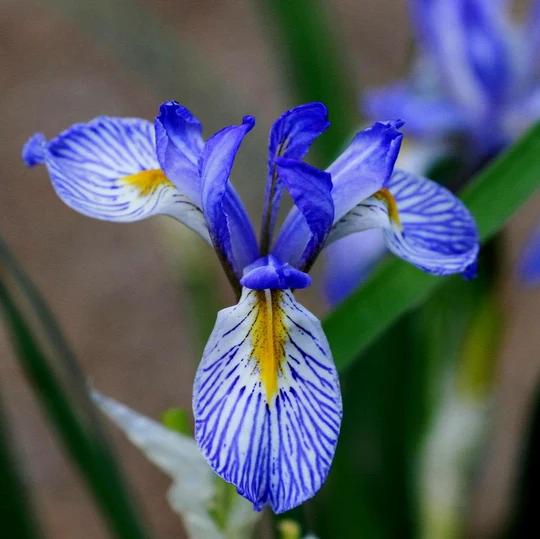
#> input picture TA 9/google colab/flower.jpg, 540 x 539 px
$ jupyter execute TA9_Panda.ipynb
#> lines starting #> are read from the running program, lines starting #| are printed output that depends on the picture
[cell 1]
from skimage import io
photo = io.imread('flower.jpg')
#> photo is the input picture: shape (539, 540, 3); mean R, G, B 82.6, 90, 103.3
print(type(photo))
#| <class 'numpy.ndarray'>
import matplotlib.pyplot as plt
plt.imshow(photo)

[cell 2]
from sklearn.datasets import load_iris
import pandas as pd

# Load the Iris dataset
iris = load_iris()

# Convert the dataset into a pandas DataFrame
data = pd.DataFrame(data=iris.data, columns=iris.feature_names)
data['target'] = iris.target  # Add target column

# Save the DataFrame to a CSV file
data.to_csv('iris.csv', index=False)

**Data Cleaning and Preprocessing:**

[cell 3]
# Load data from the CSV file
data = pd.read_csv('iris.csv')

# Remove duplicates
data = data.drop_duplicates()

# Fill missing values with the mean of the column
data.fillna(data.mean(), inplace=True)

# Remove rows with missing values
data = data.dropna()

# Convert string column to datetime (not applicable to Iris dataset)
# Example: data['date_column'] = pd.to_datetime(data['date_column'])

[cell 4]
print(data.columns)

**Data Selection and Filtering:**

[cell 5]
# Select rows where a condition is met
filtered_data = data[data['sepal length (cm)'] > 5.0]
print(filtered_data)
# Select rows based on multiple conditions
filtered_data = data[(data['sepal length (cm)'] > 5.0) & (data['sepal width (cm)'] == 3.0)]
print(len(filtered_data))
# Select specific columns
selected_columns = data[['sepal length (cm)', 'sepal width (cm)']]

[cell 6]
# Accessing rows and columns using loc

# Select rows based on index
row_index_5 = data.loc[5]  # Select row with index 5

print("\nRow with index 5:")
print(row_index_5)

[cell 7]
# Accessing rows and columns using iloc

# Accessing the first row
print("\nFirst row:")
print(data.iloc[0])

# Accessing the first column
print("\nFirst column:")
print(data.iloc[:, 0])

# Accessing a specific row and column
print("\nValue at row 2, column 3:")
print(data.iloc[1, 2])

**Grouping and Aggregation:**

[cell 8]
# Group data by species
grouped_data = data.groupby('target')
print(grouped_data)
# Calculate mean, sum, etc. within each group
mean_values = grouped_data.mean()
mean_values.to_csv('mean_iris.csv', index=False)
sum_values = grouped_data.sum()
print(mean_values)
print(sum_values)

**Merging and Joining DataFrames:**

[cell 9]
# Merge two DataFrames on a common column
# (Example: Merge with another copy of the same dataset for illustration purposes)
merged_data = pd.merge(data, data, on='target')

# Concatenate DataFrames along rows or columns
concatenated_data = pd.concat([data.head(), data.tail()], axis=0)  # Concatenate along rows
print(concatenated_data)

concatenated_data = pd.concat([data.head(), data.tail()], axis=1)  # Concatenate along columns
print(concatenated_data)

**Data Visualization:**

[cell 10]
import matplotlib.pyplot as plt

# Plot histogram
data['sepal length (cm)'].plot(kind='hist', bins=20)
plt.title('Histogram of Sepal Length')
plt.xlabel('Length (cm)')
plt.ylabel('Frequency')
plt.show()
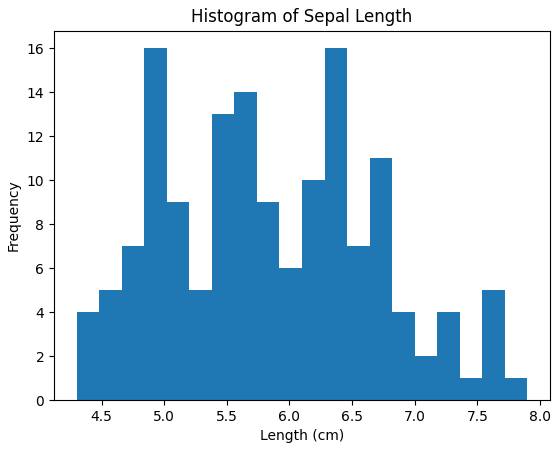
#> figure drawn by matplotlib, 1 panel

# Plot line chart (not applicable to Iris dataset)
# Example: data.plot(x='date_column', y='numeric_column')
